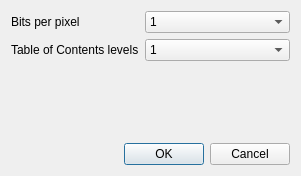
<?xml version="1.0" encoding="UTF-8"?>
<ui version="4.0">
 <class>WolExportDlg</class>
 <widget class="QDialog" name="WolExportDlg">
  <property name="geometry">
   <rect>
    <x>0</x>
    <y>0</y>
    <width>301</width>
    <height>176</height>
   </rect>
  </property>
  <property name="windowTitle">
   <string>Dialog</string>
  </property>
  <layout class="QVBoxLayout" name="verticalLayout">
   <item>
    <layout class="QFormLayout" name="formLayout">
     <item row="0" column="0">
      <widget class="QLabel" name="label">
       <property name="text">
        <string>Bits per pixel</string>
       </property>
      </widget>
     </item>
     <item row="0" column="1">
      <widget class="QComboBox" name="cbBitsPerPixel">
       <item>
        <property name="text">
         <string>1</string>
        </property>
       </item>
       <item>
        <property name="text">
         <string>2</string>
        </property>
       </item>
      </widget>
     </item>
     <item row="1" column="0">
      <widget class="QLabel" name="label_2">
       <property name="text">
        <string>Table of Contents levels</string>
       </property>
      </widget>
     </item>
     <item row="1" column="1">
      <widget class="QComboBox" name="cbTocLevels">
       <item>
        <property name="text">
         <string>1</string>
        </property>
       </item>
       <item>
        <property name="text">
         <string>2</string>
        </property>
       </item>
       <item>
        <property name="text">
         <string>3</string>
        </property>
       </item>
      </widget>
     </item>
    </layout>
   </item>
   <item>
    <widget class="QDialogButtonBox" name="buttonBox">
     <property name="orientation">
      <enum>Qt::Horizontal</enum>
     </property>
     <property name="standardButtons">
      <set>QDialogButtonBox::Cancel|QDialogButtonBox::Ok</set>
     </property>
    </widget>
   </item>
  </layout>
 </widget>
 <resources/>
 <connections>
  <connection>
   <sender>buttonBox</sender>
   <signal>accepted()</signal>
   <receiver>WolExportDlg</receiver>
   <slot>accept()</slot>
   <hints>
    <hint type="sourcelabel">
     <x>248</x>
     <y>254</y>
    </hint>
    <hint type="destinationlabel">
     <x>157</x>
     <y>274</y>
    </hint>
   </hints>
  </connection>
  <connection>
   <sender>buttonBox</sender>
   <signal>rejected()</signal>
   <receiver>WolExportDlg</receiver>
   <slot>reject()</slot>
   <hints>
    <hint type="sourcelabel">
     <x>316</x>
     <y>260</y>
    </hint>
    <hint type="destinationlabel">
     <x>286</x>
     <y>274</y>
    </hint>
   </hints>
  </connection>
 </connections>
</ui>
